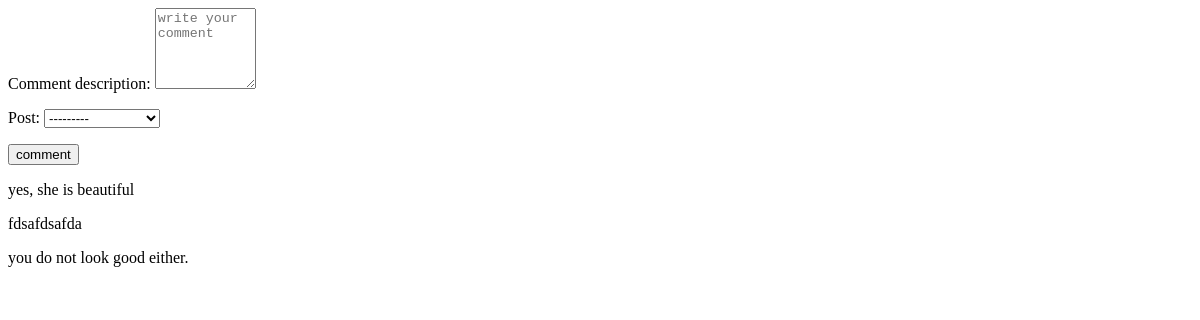
/home/comment (signed in), run on an earlier commit of the app's database.
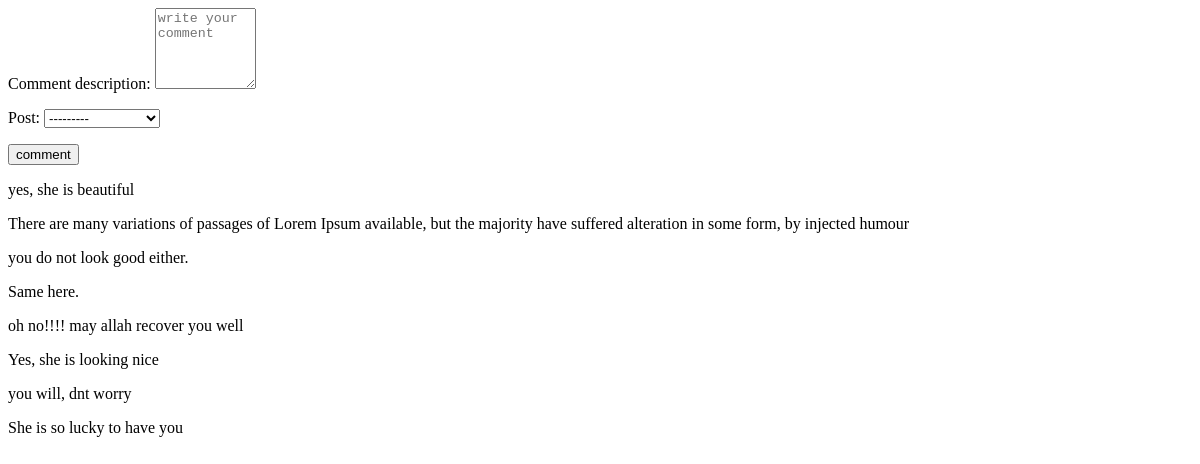
And on a later commit of the database.
### socialsite/models.py (models this page shows)
class Comment(models.Model):
	comment_description=models.TextField(null=True)
	post=models.ForeignKey(Post,on_delete=models.CASCADE,null=True)

### socialsite/views.py (the view)
# urls.py: path('home/comment', views.comment, name="comment"),
@login_required(login_url='/accounts/login/')
def comment(request):
	comment_instance=create_comments(request.POST or None)
	if comment_instance.is_valid(): # checking if user entered data are valid or not
		comment_instance.save() #creating objects in database
		comment_instance=create_comments()
	allComments=Comment.objects.all()
	forms={
		'comment_box':comment_instance,
		'comments': allComments
	}
	return render(request,"socialsite/comment_page.html",forms)

### socialsite/forms.py
class create_comments(forms.ModelForm):
	comment_description=forms.CharField(required=False, widget=forms.Textarea(
									attrs={
											'class':'Eialids class',
											'rows': 5, #description er box size ta boro choto korar jnne rows and column guli use hoy.
											'cols':10,
											'placeholder':'write your comment'
										}
									)
	)
	class Meta:
		model = Comment
		fields = [
			'comment_description',
			'post'
		]

### socialsite/templates/socialsite/comment_page.html
<form method="POST"> {% csrf_token %}
	{{ comment_box.as_p }}
	<input type="submit" value="comment" />
</form>
{% for instance in comments %}
	<p>{{instance.comment_description}}</p>
{% endfor %}

What changed in the data, as far as the page shows it:
changed Comment: comment_description "fdsafdsafda" → "There are many variations of passages of Lorem Ipsum available, but the majority have suffered alteration in some form, by injected humour"
added Comment: comment_description "Same here."
added Comment: comment_description "oh no!!!! may allah recover you well"
added Comment: comment_description "Yes, she is looking nice"
added Comment: comment_description "you will, dnt worry"
added Comment: comment_description "She is so lucky to have you"
